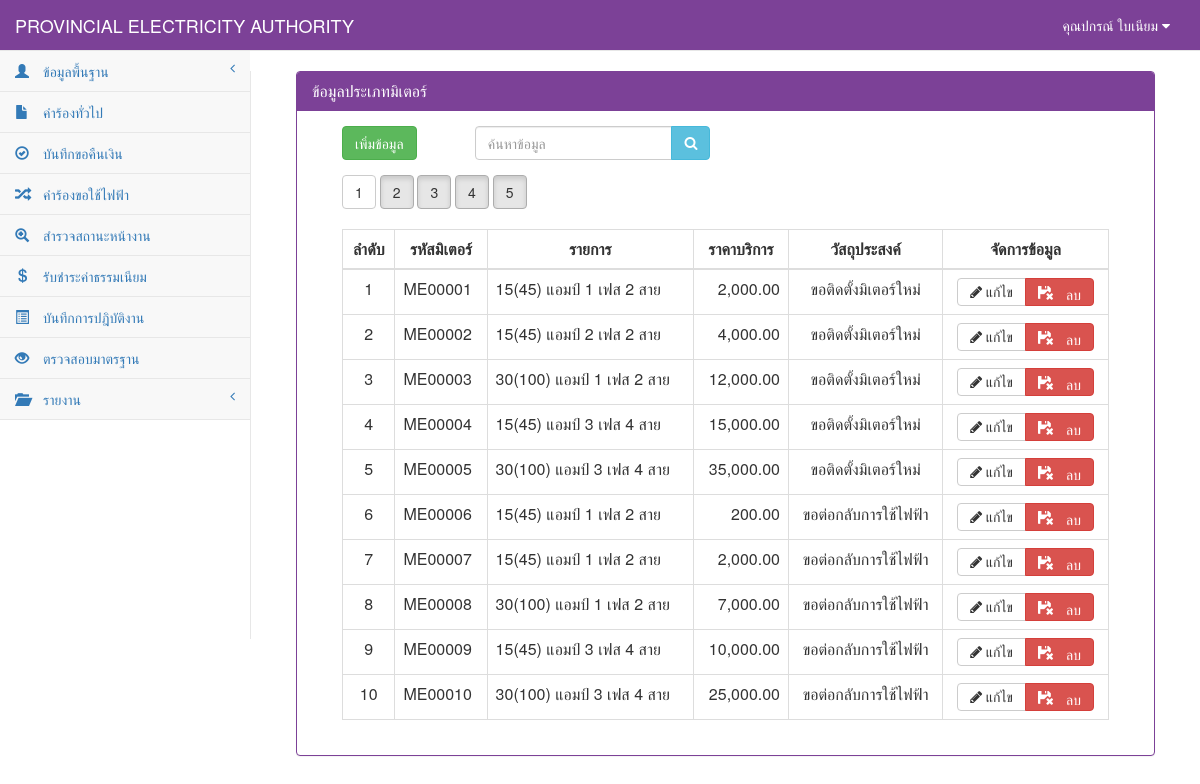
Page /meter_show.php (signed in) on the earlier database version.
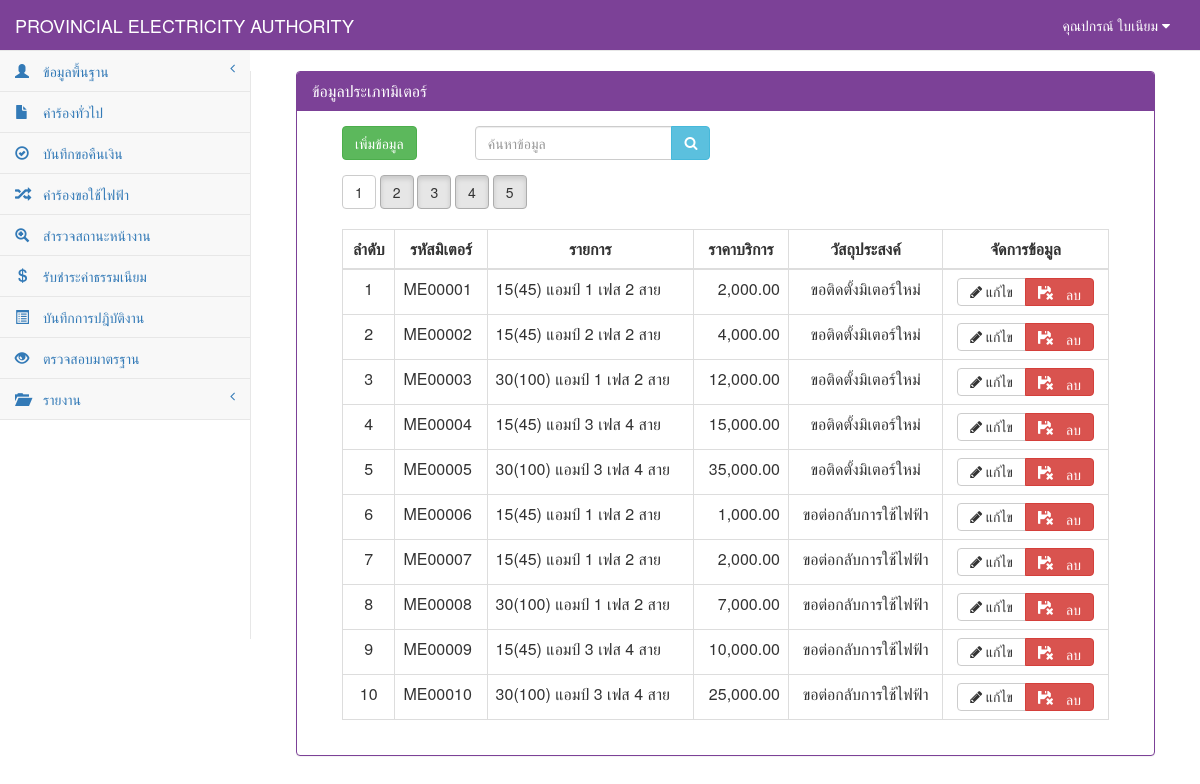
Same page on the later database version.
### tables this page shows
CREATE TABLE `tb_meter` (
  `me_id` char(12) NOT NULL,
  `me_name` varchar(255) NOT NULL,
  `me_price` double(10,2) NOT NULL,
  `me_insure` double(10,2) default NULL,
  `me_type` int(2) NOT NULL,
  PRIMARY KEY  (`me_id`)
);

### connect_db.php (called while the page is built, shortened)
<?php
$dbname="pea";
$limit=10;
?>

### meter_show.php (the view, shortened to what the changed rows need)
<?php
include "connect_db.php";
?>
<!DOCTYPE html>
<html>
<head>
    <link href="vendor/bootstrap/css/bootstrap.css" rel="stylesheet">
    <link href="vendor/metisMenu/metisMenu.css" rel="stylesheet">
    <link href="dist/css/sb-admin-2.css" rel="stylesheet">
    <link href="vendor/font-awesome/css/font-awesome.css" rel="stylesheet" type="text/css">
</head>
<body>
    <div id="page-wrapper">
        <div class="col-sm-12 ">
            <div class="panel panel-primary">
                <div class="panel-heading">
                    <h2 class="panel-title">ข้อมูลประเภทมิเตอร์</h2>
                </div>
            <div class="panel-body">
            <div class="col-sm-12">
            <div class="col-sm-12">
                <div class="table-responsive">
                    ?> <br><br>
                    <table width="100%" class="table table-bordered table-hover">
                        <thead>
                            <tr>
                                <th class=" text-center" >ลำดับ</th>
                                <th class=" text-center" >รหัสมิเตอร์</th>
                                <th class=" text-center" >รายการ</th>
                                <th class=" text-center" >ราคาบริการ</th>
                                <th class=" text-center" >วัสถุประสงค์</th>
                                <th class=" text-center">จัดการข้อมูล</th>
                            </tr>
                        </thead>
                            <tbody>
                            <?php
                                if($_GET[start]=="" || $_GET[start]=="1"){
                                        $page="0";
                                }else{
                                        $page=($_GET[start]-1)*$limit;
                                }
                                $sql="select * from tb_meter where me_id like '%".$_POST[search]."%' or me_name like '%".$_POST[search]."%'  limit $page,$limit ";
                                $result=mysql_db_query($dbname,$sql);
                                    if(mysql_num_rows($result)>0){
                                        while($array=mysql_fetch_array($result)){
                                            $page++;
                                            if ($array[me_type] == 0) {
                                                $want = "ขอติดตั้งมิเตอร์ใหม่";
                                            } elseif ($array[me_type] == 1) {
                                                $want = "ขอตัดฝากมิเตอร์โดยไม่ใช้ไฟฟ้า";
                                            } elseif ($array[me_type] == 2) {
                                                $want = "ขอต่อกลับการใช้ไฟฟ้า";
                                            } elseif ($array[me_type] == 3) {
                                                $want = "ขอเพื่มขนาดมิเตอร์/อุปกรณ์ประกอบ";
                                            } elseif ($array[me_type] == 4) {
                                                $want = "ขอเปลี่ยนประเภทมิเตอร์";
                                            } elseif ($array[me_type] == 5) {
                                                $want = "ขอหยุดซ่อมแซมเครื่องจักรประจำปี";
                                            } elseif ($array[me_type] == 6) {
                                                $want = "ขอใช้ไฟฟ้าชั่วคราวแบบเหมาจ่าย";
                                            } elseif ($array[me_type] == 7) {
                                                $want = "ขอติดตั้งไฟฟ้าชั่วคราว";
                                            } elseif ($array[me_type] == 8) {
                                                $want = "ขอตัดฝากมิเตอร์ใช้เพื่อแสงสว่างไม่ลด CT";
                                            } elseif ($array[me_type] == 9) {
                                                $want = "ขอยกเลิกเลิกการใช้ไฟฟ้า";
                                            } elseif ($array[me_type] == 10) {
                                                $want = "ขอลดขนาดมิเตอร์/อุปกรณ์ประกอบ";
                                            } elseif ($array[me_type] == 11) {
                                                $want = "ขอใช้ไฟฟ้าสาธารณะ";
                                            } elseif ($array[me_type] == 12) {
                                                $want = "ขอตัดมิเตอร์ใช้เพื่อแสงสว่างลด CT";
                                            } elseif ($array[me_type] == 13) {
                                                $want = "ขอย้ายจุดติดตั้งมิเตอร์/อุปกรณ์ประกอบ";
                                            } elseif ($array[me_type] == 14) {
                                                $want = "ขอเปลี่ยนมิเตอร์กรณีชำรุด";
                                            } elseif ($array[me_type] == 15) {
                                                $want = "ขอใช้ไฟฟ้าตู้โทรศัพท์ต่อตรง";
                                            } elseif ($array[me_type] == 16) {
                                                $want = $array[re_place_other];
                                            }
                            ?>
                                    <tr>
                                        <td class="text-center"><?=$page?></td>
                                            <td><?=$array[me_id]?></td>
                                            <td><?=$first?><?=$array[me_name]?></td>
                                            <td class="text-right"><?= number_format($array[me_price],2)?></td>
                                            <td class="text-center"><?=$want?></td>
                                            <td align="center">
                                                <div class="btn-group">
                                                    <a class="btn btn-default" href="meter_add.php?id=<?=$array[me_id]?>&mode=edit" title="แก้ไข"><i class="fa fa-pencil"> แก้ไข</i></a>
                                                    <a class="btn btn-danger" onclick="return confirm('คุณต้องการลบข้อมูลนี้ ?')" href="meter_save.php?id=<?=$array[me_id]?>&mode=del" ><span class="glyphicon glyphicon-floppy-remove"> ลบ</span></a>
                                                </div>
                                            </td>
                                    </tr>
                                    <?php
                                                    }
                                            }else{
                                    ?>
                                    <tr><td colspan="6" align="center">ไม่พบข้อมูล</td></tr>
                                    <?
                                            }
                                    ?>
                            </tbody>
                    </table>
                </div>
            </div>
        </div>
        </div>
        </div>
    </div>
</div>
</body>
</html>

Differences in the rows shown:
changed tb_meter "ME00006": me_price "200.00" → "1,000.00"
